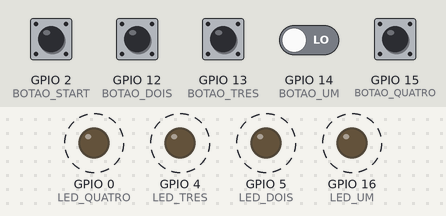
A program run on a simulated ESP8266 (NodeMCU). Parts: output pins drawn as LEDs (lit = HIGH). Dashed ring = blinking. The inputs (shaded band) are chosen by the test bench; at power-on: GPIO 2 (BOTAO_START) HIGH, GPIO 12 (BOTAO_DOIS), GPIO 13 (BOTAO_TRES), GPIO 14 (BOTAO_UM), GPIO 15 (BOTAO_QUATRO) LOW. Random numbers use the default seed unless the program sets one.

Above: at 1.2 s.
1.3 s: GPIO 2 (BOTAO_START) pulled LOW for 0.15 s
At 2.2 s:
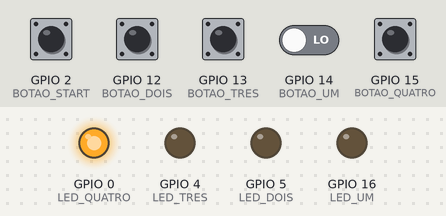
3.8 s: GPIO 12 (BOTAO_DOIS) pulled HIGH for 0.15 s
At 5.16 s:
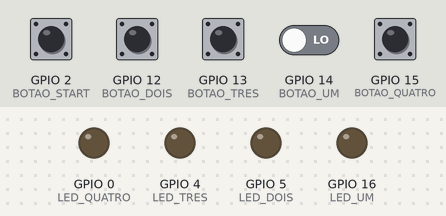
6.9 s: GPIO 2 (BOTAO_START) pulled LOW for 1 s
9.6 s: GPIO 13 (BOTAO_TRES) pulled HIGH for 1 s
At 10.1 s:
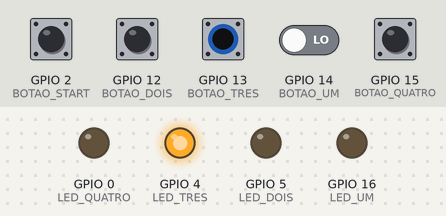
12.6 s: GPIO 2 (BOTAO_START) driven LOW and GPIO 14 (BOTAO_UM) driven HIGH
15.6 s: GPIO 14 (BOTAO_UM) driven LOW
At 17.7 s:
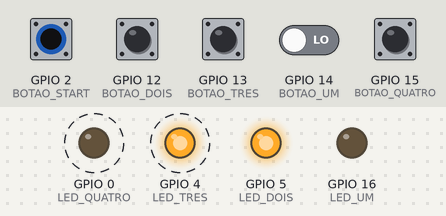
Timing chart, 0 to 19.6 s (numbered marks = the images above; inputs shaded):
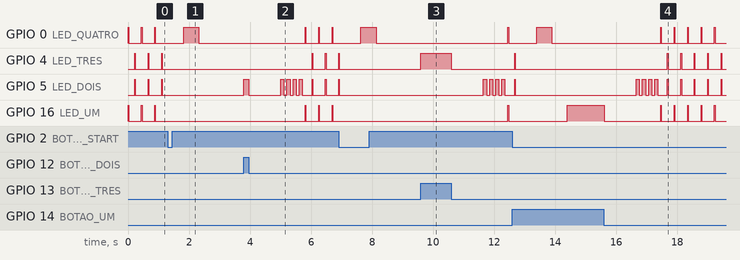

The program:

main.cpp
```cpp
#include <Arduino.h>
#include <ESP8266WiFi.h>
#include <PubSubClient.h>

// Prototipo das funcoes
void IntCallback();
void setup_wifi();
void reconnect();
void callback(char *topic, byte *payload, unsigned int length);

// Definição de estados
#define ESPERA 0
#define INICIO_JOGO 1
#define GERAR_SEQUENCIA 2
#define ESPERA_USUARIO 3
#define COMPARA_SEQUENCIA 4
#define MODO_MQTT 5
#define MODO_OFFLINE 6

// Definição de variáveis globais e constantes
#define MAX_ROADADAS 5
volatile unsigned int estado_atual = 0;
unsigned int rodada_atual = 0;
unsigned int contador = 0;
unsigned int seq_maquina[MAX_ROADADAS];
unsigned int seq_jogador[MAX_ROADADAS];
int sorteio = -1;
unsigned int modo = MODO_OFFLINE;

// Definicoes para usar MQTT
const char *mqtt_server = "test.mosquitto.org"; // Servidor Broker MQTT
WiFiClient espClient;                           // Instancia uma conexao para wifi
PubSubClient client(espClient);                 // Instancia clente MQTT
char msg[50];// define o tamanho da msg a ser enviada
long lastMsg = 0; // contador de tempo
int value = 0;// incremento para publicar msg

// Definição de IO
#define LED_UM 16    //D0
#define LED_DOIS 5   //D1
#define LED_TRES 4   //D2
#define LED_QUATRO 0 //D3
//------------------------------------
#define BOTAO_UM 14     //D5
#define BOTAO_DOIS 12   //D6
#define BOTAO_TRES 13   //D7
#define BOTAO_QUATRO 15 //D8
#define BOTAO_START 2   //D4

void setup()
{
    //-------------Saindas---------------------
    Serial.begin(115200);
    randomSeed(analogRead(A0));
    pinMode(LED_UM, OUTPUT);
    pinMode(LED_DOIS, OUTPUT);
    pinMode(LED_TRES, OUTPUT);
    pinMode(LED_QUATRO, OUTPUT);
    //--------------Entradas--------------------
    pinMode(BOTAO_UM, INPUT);
    pinMode(BOTAO_DOIS, INPUT);
    pinMode(BOTAO_TRES, INPUT);
    pinMode(BOTAO_QUATRO, INPUT);
    pinMode(BOTAO_START, INPUT);
    // interrupcao para comecar outra roda so funciona no modo offline
    attachInterrupt(digitalPinToInterrupt(BOTAO_START), IntCallback, FALLING);
    // configuracoes iniciais para o MQTT
    client.setServer(mqtt_server, 1883);// conexao com o broker
    client.setCallback(callback);// chama a funcao de desvio quando recebe uma msg de mqtt
    // Boot no modo online
    while (digitalRead(BOTAO_UM))// se o botao um estiver precionado no momento do boot entra em modo online
    {
        modo = MODO_MQTT;
    }
}

void loop()
{
    switch (modo)// confere o modo a depender do boot e encaminha para o modo Offline ou Online
    {
    case MODO_OFFLINE:

        switch (estado_atual)
        {
        case ESPERA:
            digitalWrite(LED_UM, HIGH);
            digitalWrite(LED_QUATRO, HIGH);
            delay(20);
            digitalWrite(LED_UM, LOW);
            digitalWrite(LED_QUATRO, LOW);
            delay(200);
            digitalWrite(LED_DOIS, HIGH);
            digitalWrite(LED_TRES, HIGH);
            delay(20);
            digitalWrite(LED_DOIS, LOW);
            digitalWrite(LED_TRES, LOW);
            delay(200);
            break;
        case INICIO_JOGO:
            rodada_atual = 0;
            for (int i = 0; i <= 4; i++)
            {
                seq_maquina[i] = 0;
                seq_jogador[i] = 0;
            }
            estado_atual = GERAR_SEQUENCIA;
            delay(500);
            break;
        case GERAR_SEQUENCIA:
            sorteio = random(5);
            if (sorteio == 0)
            {
                seq_maquina[rodada_atual] = LED_UM;
            }
            else if (sorteio == 1)
            {
                seq_maquina[rodada_atual] = LED_DOIS;
            }
            else if (sorteio == 3)
            {
                seq_maquina[rodada_atual] = LED_TRES;
            }
            else if (sorteio == 4)
            {
                seq_maquina[rodada_atual] = LED_QUATRO;
            }
            for (int i = 0; i <= rodada_atual; i++)
            {
                digitalWrite(seq_maquina[i], HIGH);
                delay(500);
                digitalWrite(seq_maquina[i], LOW);
                delay(500);
            }
            estado_atual = ESPERA_USUARIO;
            break;
        case ESPERA_USUARIO:
            if (contador <= rodada_atual)
            {
                int flag_botao = 0;
                while (digitalRead(BOTAO_UM))
                {
                    digitalWrite(LED_UM, HIGH);
                    delay(20);
                    seq_jogador[rodada_atual] = LED_UM;
                    flag_botao = 1;
                }
                while (digitalRead(BOTAO_DOIS))
                {
                    digitalWrite(LED_DOIS, HIGH);
                    delay(20);
                    seq_jogador[rodada_atual] = LED_DOIS;
                    flag_botao = 1;
                }
                while (digitalRead(BOTAO_TRES))
                {
                    digitalWrite(LED_TRES, HIGH);
                    delay(20);
                    seq_jogador[rodada_atual] = LED_TRES;
                    flag_botao = 1;
                }
                while (digitalRead(BOTAO_QUATRO))
                {
                    digitalWrite(LED_QUATRO, HIGH);
                    delay(20);
                    seq_jogador[rodada_atual] = LED_QUATRO;
                    flag_botao = 1;
                }
                if (flag_botao)
                {
                    contador++;
                    digitalWrite(LED_UM, LOW);
                    digitalWrite(LED_DOIS, LOW);
                    digitalWrite(LED_TRES, LOW);
                    digitalWrite(LED_QUATRO, LOW);
                    delay(50);
                }
            }
            if (contador > rodada_atual)
            {
                contador = 0;
                delay(1000);
                estado_atual = COMPARA_SEQUENCIA;
            }
            break;
        case COMPARA_SEQUENCIA:
            int errou = 0;
            for (int i = 0; i <= rodada_atual; i++)
            {
                if (seq_jogador[i] != seq_maquina[i])
                {
                    // Informa que errou, perdeu
                    digitalWrite(LED_DOIS, HIGH);
                    delay(100);
                    digitalWrite(LED_DOIS, LOW);
                    delay(100);
                    digitalWrite(LED_DOIS, HIGH);
                    delay(100);
                    digitalWrite(LED_DOIS, LOW);
                    delay(100);
                    digitalWrite(LED_DOIS, HIGH);
                    delay(100);
                    digitalWrite(LED_DOIS, LOW);
                    delay(100);
                    digitalWrite(LED_DOIS, HIGH);
                    delay(100);
                    digitalWrite(LED_DOIS, LOW);
                    delay(100);

                    errou = 1;
                }
            }
            if (errou)
            {
                estado_atual = ESPERA;
            }
            else
            {
                rodada_atual++;
                if (rodada_atual >= MAX_ROADADAS)
                {
                    // Informa que usuário ganhou o jogo
                    digitalWrite(LED_UM, HIGH);
                    delay(100);
                    digitalWrite(LED_UM, LOW);
                    delay(100);
                    digitalWrite(LED_UM, HIGH);
                    delay(100);
                    digitalWrite(LED_UM, LOW);
                    delay(100);
                    digitalWrite(LED_UM, HIGH);
                    delay(100);
                    digitalWrite(LED_UM, LOW);
                    delay(100);
                    digitalWrite(LED_UM, HIGH);
                    delay(100);
                    digitalWrite(LED_UM, LOW);
                    delay(100);

                    estado_atual = ESPERA;
                }
                else
                {
                    estado_atual = GERAR_SEQUENCIA;
                }
            }
            break;
        }
        break;
        //////////////////////////////      INTERNET     //////////////////////////////////////////////
    case MODO_MQTT:
        setup_wifi();
        // fica publicando uma msg via mqtt a cada 2 segundos no nodo genius/envia com "hello world #numero da msg "
        while (true)
        {
            if (!client.connected())
            {
                reconnect();
            }
            client.loop();
            long now = millis();
            if (now - lastMsg > 2000)
            {
                lastMsg = now;
                ++value;
                snprintf(msg, 75, "hello world #%ld", value);
                Serial.print("Publish message: ");
                Serial.println(msg);
                client.publish("genius/envia", msg);
            }
        }

        break;
    }
}
// função chamada quando a uma interrupcao no botão start, mas so e valida no modo offline
void IntCallback()
{
    estado_atual = INICIO_JOGO;
}

void setup_wifi()
{
    delay(10);
    WiFi.begin("Luiz Andrade", "homenet01");
    while (WiFi.status() != WL_CONNECTED)
    { // espera a conexao
        digitalWrite(LED_QUATRO, HIGH);
        delay(100);
        digitalWrite(LED_QUATRO, LOW);
        delay(100);
    }
    digitalWrite(LED_QUATRO, LOW);
}

void reconnect()
{
    while (!client.connected())// fazer se o cliente estiver desconectado
    {
        if (client.connect("GENIUS_Andre"))// se conectar então publica e assina node MQTT
        {
            client.publish("genius/envia", "hello world");
            client.subscribe("genius/recebe");
        }
        else// se nao aguarda 5 seguntos e tenta novamente a conexao
        {
            Serial.print("failed, rc=");
            Serial.print(client.state());
            Serial.println(" try again in 5 seconds");
            // Wait 5 seconds before retrying
            delay(5000);
        }
    }
}

// funcao que e chamada caso tenha alguma msg recebida via mqtt
void callback(char *topic, byte *payload, unsigned int length)
{
    Serial.print("Message recebida [");
    Serial.print(topic);
    Serial.print("] ");
    for (int i = 0; i < length; i++)
    {
        Serial.print((char)payload[i]);
    }
    Serial.println();
    if ((char)payload[0] == '1')
    {
        digitalWrite(LED_UM, HIGH);// liga led quando recebe 1 via MQTT
    }
    else
    {
        digitalWrite(LED_UM, LOW); // desliga led quando recebe 0 via MQTT
    }
}
```

Measured:
- after the input at 3.8 s, GPIO 0 (LED_QUATRO), GPIO 16 (LED_UM): alternates HIGH for 0.02 s and LOW for 0.42 s, starting after 2.0 s; GPIO 4 (LED_TRES): alternates HIGH for 0.02 s and LOW for 0.42 s, starting after 2.2 s; GPIO 5 (LED_DOIS): LOW → HIGH at once, → LOW 0.16 s later, → HIGH 1.1 s later, → LOW 0.10 s later, … (14 changes in this stretch)
- after the input at 9.6 s, GPIO 0 (LED_QUATRO), GPIO 16 (LED_UM): LOW → HIGH after 2.9 s, → LOW 0.02 s later; GPIO 4 (LED_TRES): LOW → HIGH at once, → LOW 1.0 s later; GPIO 5 (LED_DOIS): alternates HIGH for 0.10 s and LOW for 0.10 s, starting after 2.1 s
- after the input at 15.6 s, GPIO 0 (LED_QUATRO): alternates HIGH for 0.02 s and LOW for 0.42 s, starting after 1.9 s; GPIO 4 (LED_TRES): alternates HIGH for 0.02 s and LOW for 0.42 s, starting after 2.1 s
- by itself, GPIO 4 (LED_TRES), GPIO 5 (LED_DOIS), GPIO 16 (LED_UM): alternates HIGH for 0.02 s and LOW for 0.42 s
